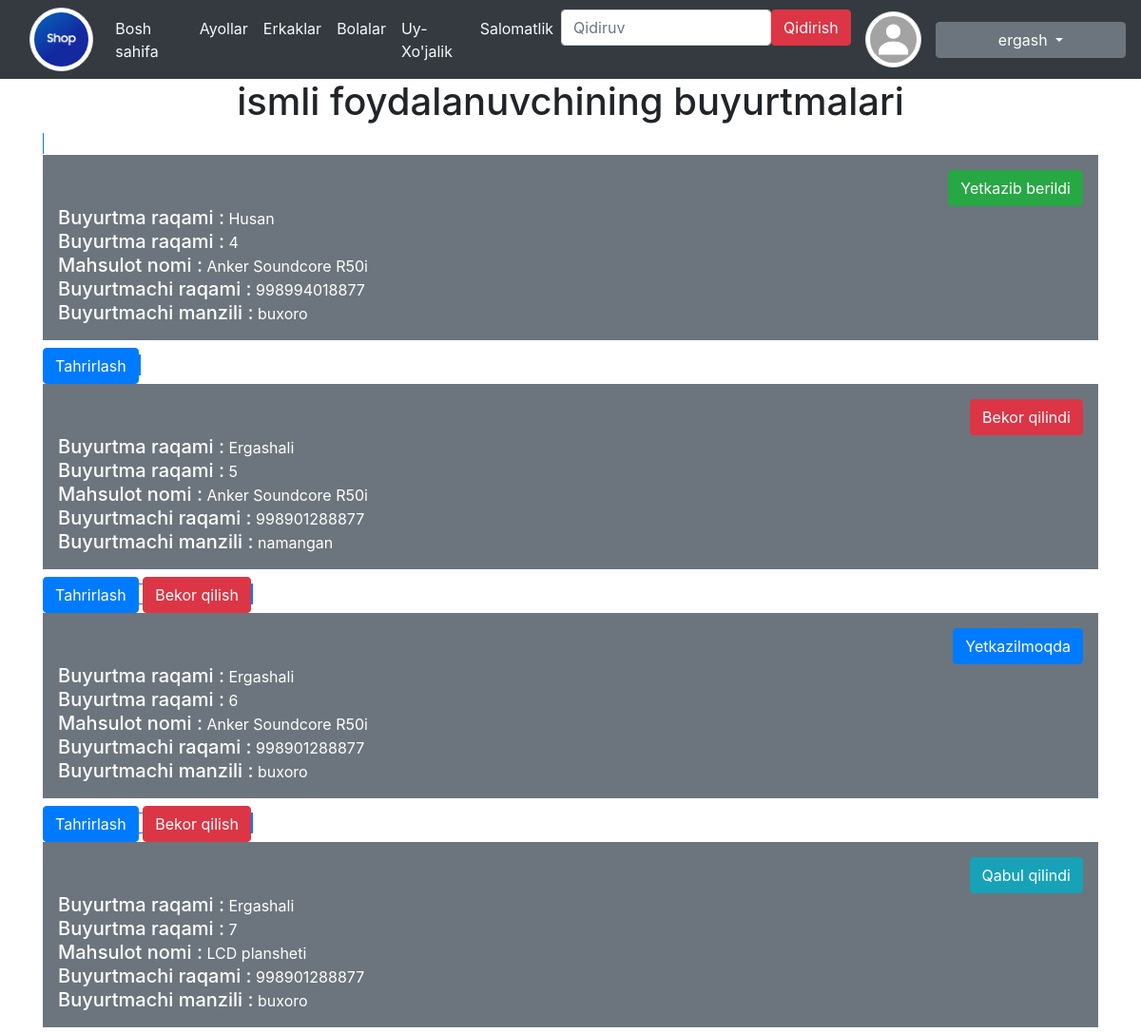
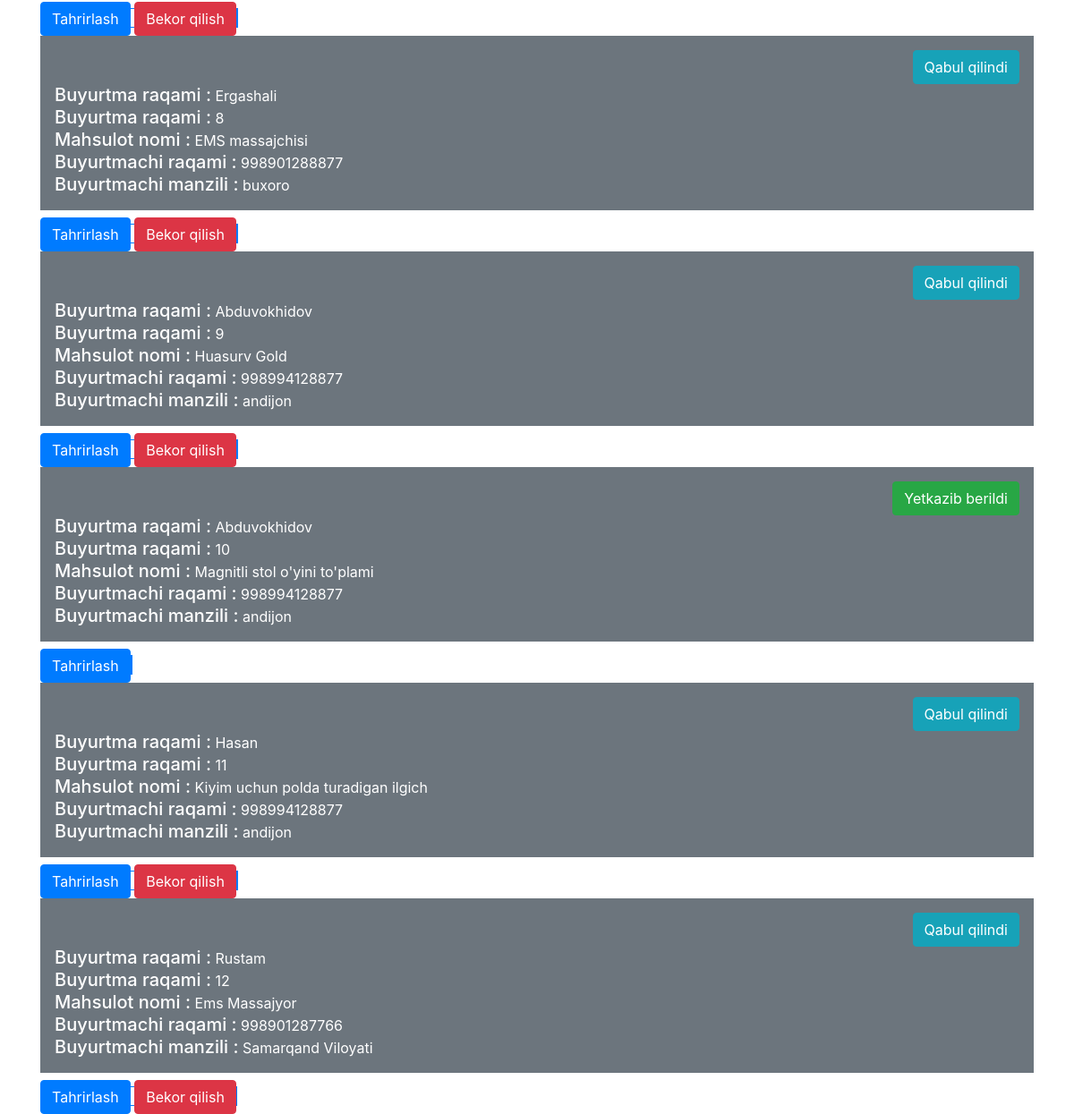
The page /user/orders/ (signed in) on the database its author committed (2 pictures, top to bottom).
### users/models.py (models this page shows)
class CustomUser(AbstractUser):
    age = models.PositiveSmallIntegerField(null=True, blank=False)
    password = models.CharField(max_length=10)
    phone = models.IntegerField(max_length=15, null=True)
    image = models.ImageField(upload_to='users/',blank=True, null=True)
    location = models.CharField(max_length=255, choices=Location_choices)

### orders/models.py (models this page shows)
class Order(models.Model):
    product = models.CharField(max_length=200)
    status = models.CharField(max_length=200, choices=StatusChoices, default="Qabul qilindi")
    customer_name = models.CharField(max_length=200)
    customer_phone = models.IntegerField(max_length=200)
    customer_location = models.CharField(max_length=200, choices=Location_choices)

### users/views.py (the view)
# urls.py: path('orders/', MyOrders, name='orders'),
@login_required
def MyOrders(request):
    if request.user.is_staff:
        orders = Order.objects.all()
        user = CustomUser.objects.get(username=request.user.username)
    else:
        orders = Order.objects.filter(customer_phone=request.user.phone)
        user = CustomUser.objects.get(username=request.user.username)
    context = {
        'orders': orders,
        'user': user
    }
    return render(request, template_name="order/orders.html", context=context)

### templates/order/orders.html (shortened to what this page needs)
{% extends 'base.html' %}
{% load django_bootstrap5 %}
{% block content %}
    <div class="text-center">
        <h1>{{ user.first_name }} ismli foydalanuvchining buyurtmalari </h1>
    </div>
    {% for order in orders %}
        <span class="border border-primary d-inline">
            <div class="p-3 mb-2 bg-secondary text-white m-0">
                {% if order.status == 'Qabul qilindi' %}
                    <div class="text-right"><button type="button" class="btn btn-info">{{ order.status }}</button></div>
                {% elif order.status == 'Yetkazilmoqda' %}
                    <div class="text-right"><button type="button" class="btn btn-primary">{{ order.status }}</button></div>
                {% elif order.status == 'Bekor qilindi' %}
                    <div class="text-right"><button type="button" class="btn btn-danger">{{ order.status }}</button></div>
                {% else %}
                    <div class="text-right"><button type="button" class="btn btn-success">{{ order.status }}</button></div>
                {% endif %}
                {% if user.is_staff %}
                    <h5 class="d-inline"> Buyurtma raqami :</h5> <p class="d-inline"> {{ order.customer_name }}</p><br>
                {% endif %}
                <h5 class="d-inline"> Buyurtma raqami :</h5> <p class="d-inline"> {{ order.pk }}</p><br>
                <h5 class="d-inline"> Mahsulot nomi :</h5> <p class="d-inline"> {{ order.product }}</p><br>
                <h5 class="d-inline"> Buyurtmachi raqami :</h5> <p class="d-inline"> {{ order.customer_phone }}</p><br>
                <h5 class="d-inline"> Buyurtmachi manzili :</h5> <p class="d-inline"> {{ order.customer_location }}</p><br>
            </div>
            {% if user.is_staff %}
                <a class="btn btn-primary" href="{% url 'edit_order' order.pk %}" role="button">Tahrirlash</a>
            {% endif %}
            {% if order.status != "Yetkazib berildi" %}
                <a class="btn btn-danger" href="{% url 'delete_order' order.pk %}" role="button">Bekor qilish</a>
            {% endif %}
        </span>
    {% endfor %}
{% endblock content %}

### templates/base.html (shortened to what this page needs)
{% load static %}
<!DOCTYPE html>
<html lang="en">
<head>
    <link rel="stylesheet" href="https://cdn.jsdelivr.net/npm/bootstrap@4.5.3/dist/css/bootstrap.min.css">
    <link rel="stylesheet" href="https://cdn.jsdelivr.net/npm/bootstrap-icons@1.9.0/font/bootstrap-icons.css">
</head>
<body>
    <nav class="navbar navbar-expand-md navbar-light bg-dark">
        <div class="col-xs-3 col-sm-1">
            <img class="mg-fluid rounded-circle img-thumbnail" src="{% static 'img/shop.png' %}" alt="Townhouses">
        </div>
        <div class="collapse navbar-collapse" id="navbarNav">
            <ul class="navbar-nav mr-auto">
                <li class="nav-item active">
                    <a class="nav-link text-light" href="{% url 'home' %}">Bosh sahifa <span class="sr-only">(current)</span></a>
                </li>
                <li class="nav-item">
                    <a class="nav-link text-light" href="{% url 'product_filters' category='Ayollar' %}">Ayollar</a>
                </li>
                <li class="nav-item">
                    <a class="nav-link text-light" href="{% url 'product_filters' category='Erkaklar' %}">Erkaklar</a>
                </li>
                <li class="nav-item">
                    <a class="nav-link text-light" href="{% url 'product_filters' category='Bolalar' %}">Bolalar</a>
                </li>
                <li class="nav-item">
                    <a class="nav-link text-light" href="{% url 'product_filters' category="Uy-Xo'jalik" %}">Uy-Xo'jalik</a>
                </li>
                <li class="nav-item">
                    <a class="nav-link text-light" href="{% url 'product_filters' category='Salomatlik' %}">Salomatlik</a>
                </li>
                <li class="nav-item">
                    <div class="d-flex">
                      <form class="d-flex" method=POST action="{% url 'search' %}">
                        <input class="form-control me-2" type="search" placeholder="Qidiruv" aria-label="Search" name="searched">
                        <button type="submit" class="btn btn-danger">Qidirish</button>
                      </form>
                    </div>
                </li>
            </ul>
            {% if user.is_authenticated %}
                {% if user.image %}
                    <div class="col-xs-3 col-sm-1">
                        <img src="{{ user.image.url }}" alt="{{ user.username }}" class="img-fluid rounded-circle img-thumbnail">
                    </div>
                {% else %}
                    <div class="col-xs-3 col-sm-1">
                        <img src="{% static 'img/unknown.jpg' %}" alt="{{ user.username }}" class="mg-fluid rounded-circle img-thumbnail">
                    </div>
                {% endif %}
                <div class="dropdown">
                    <button style="min-width: 200px" class="btn btn-secondary dropdown-toggle " type="button" id="dropdownMenuButton1" data-bs-toggle="dropdown" aria-expanded="false">
                        {{ user.username }}
                    </button>
                </div>
            {% else %}
                <div class="btn-group" role="group" aria-label="Basic example">
                    <a class="btn btn-dark" href="{% url 'signin' %}" role="button">Kirish</a>
                    <a class="btn btn-dark" href="{% url 'signup' %}" role="button">Ro'yxatdan o'tish</a>
                </div>
            {% endif %}
        </div>
    </nav>
    <main>
        <div class="container">
            {% block content %}
            {% endblock content %}
        </div>
    </main>
</body>
</html>

### rows shown on the page
CustomUser: username "ergash"
Order: status "Yetkazib berildi", customer_name "Husan", pk "4", product "Anker Soundcore R50i", customer_phone "998994018877", customer_location "buxoro"
Order: status "Bekor qilindi", customer_name "Ergashali", pk "5", product "Anker Soundcore R50i", customer_phone "998901288877", customer_location "namangan", shows "Bekor qilish"
Order: status "Yetkazilmoqda", customer_name "Ergashali", pk "6", product "Anker Soundcore R50i", customer_phone "998901288877", customer_location "buxoro", shows "Bekor qilish"
Order: status "Qabul qilindi", customer_name "Ergashali", pk "7", product "LCD plansheti", customer_phone "998901288877", customer_location "buxoro", shows "Bekor qilish"
Order: status "Qabul qilindi", customer_name "Ergashali", pk "8", product "EMS massajchisi", customer_phone "998901288877", customer_location "buxoro", shows "Bekor qilish"
Order: status "Qabul qilindi", customer_name "Abduvokhidov", pk "9", product "Huasurv Gold", customer_phone "998994128877", customer_location "andijon", shows "Bekor qilish"
Order: status "Yetkazib berildi", customer_name "Abduvokhidov", pk "10", product "Magnitli stol o'yini to'plami", customer_phone "998994128877", customer_location "andijon"
Order: status "Qabul qilindi", customer_name "Hasan", pk "11", product "Kiyim uchun polda turadigan ilgich", customer_phone "998994128877", customer_location "andijon", shows "Bekor qilish"
Order: status "Qabul qilindi", customer_name "Rustam", pk "12", product "Ems Massajyor", customer_phone "998901287766", customer_location "Samarqand Viloyati", shows "Bekor qilish"
